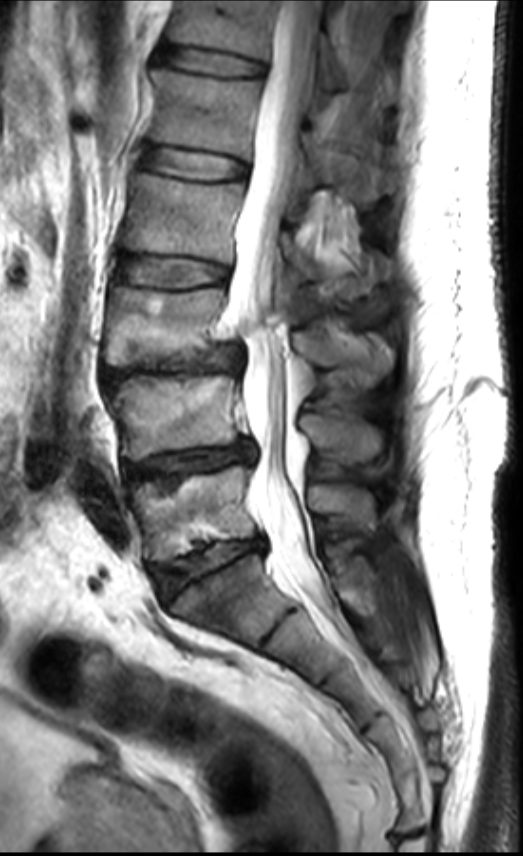
#> input picture Son/DB/images/img (1).png, 523 x 856 px
$ jupyter execute Onisleme.ipynb   (older library calls are emulated)
#> lines starting #> are read from the running program, lines starting #| are printed output that depends on the picture
# Problem Tanımı

Problem Tanımı: Omurga Disk Kayması Tespiti

Omurga disk kayması, omurgadaki disklerin yer değiştirmesi sonucu omurilik veya sinirlere baskı yaparak ağrı ve fonksiyon kaybına yol açan bir durumdur. Günümüzde, manyetik rezonans görüntüleme (MRI) gibi ileri görüntüleme teknikleri kullanılarak disk kayması tespiti yapılmaktadır. Ancak, bu tür görüntülerin incelenmesi oldukça zaman alıcıdır ve hata payı insan faktörüne bağlı olarak değişebilmektedir. Bu projede, MRI görüntüleri üzerinde otomatik segmentasyon teknikleri kullanılarak omurga disk kayması ve hasar tespiti yapmayı hedefliyoruz.

Bu projenin amacı, disk kaymasının hızlı ve doğru bir şekilde tespitini sağlayacak bir otomasyon sistemi geliştirmektir. Bu sistem, omurga bölgesindeki kaymış diskleri segmentasyon yoluyla işaretleyecek ve ardından potansiyel hastalıklı alanları tanımlayacaktır.

# Orjinal Resim

img (1).png adlı görüntüyü gri tonlamada yükler ve matplotlib kullanarak görseli ekrana gösterir.

[cell 1]
# Gerekli kütüphanelerin yüklenmesi
import cv2
import numpy as np
import matplotlib.pyplot as plt

# Tek bir görüntü yolu
image_path = "./DB/images/img (1).png"  # İşlemek istediğiniz görüntü

# Görüntüyü yükleme
image = cv2.imread(image_path, cv2.IMREAD_GRAYSCALE)  # Görüntüyü gri tonlamaya çevir
#> image is the input picture: shape (856, 523); min 0, max 255, mean 127.1

# Yüklenen görüntüyü kontrol et ve göster
if image is None:
    raise FileNotFoundError(f"Görüntü bulunamadı: {image_path}")
else:
    plt.imshow(image, cmap="gray")
    plt.title("Orijinal Görüntü: img (1)")
    plt.axis("off")
    plt.show()

# 	Normalizasyon: l1 norm, l2 norm, minmax norm

Bir gri tonlama görüntüsünü L1 norm, L2 norm ve Min-Max normalizasyon teknikleri ile işler ve her bir tekniğin sonucunu görselleştirir. Normalizasyon, görüntüdeki parlaklıkları dengeleyerek farklı analizler yapmayı kolaylaştırır.

[cell 2]
# Gerekli kütüphanelerin yüklenmesi
import cv2
import numpy as np
import matplotlib.pyplot as plt

# Görüntü yolu
image_path = "./DB/images/img (1).png"  # İşlemek istediğiniz görüntü

# Görüntüyü yükleme
image = cv2.imread(image_path, cv2.IMREAD_GRAYSCALE)  # Görüntüyü gri tonlamaya çevir

# Yüklenen görüntüyü kontrol et
if image is None:
    raise FileNotFoundError(f"Görüntü bulunamadı: {image_path}")

# L1 norm normalizasyonu
def l1_norm(image):
    norm = image / np.sum(np.abs(image))
    norm = norm - np.min(norm)  # Negatif değerleri kaldırmak için en küçük değeri çıkar
    norm = norm / np.max(norm)  # 0-1 aralığına getirmek için en büyük değere böl
    return (norm * 255).astype(np.uint8)

# L2 norm normalizasyonu
def l2_norm(image):
    norm = image / np.sqrt(np.sum(image**2))
    return (norm * 255).astype(np.uint8)

# Min-Max normalizasyonu
def minmax_norm(image):
    norm = (image - np.min(image)) / (np.max(image) - np.min(image))
    return (norm * 255).astype(np.uint8)

# Normalizasyon uygulamaları
l1_image = l1_norm(image)
l2_image = l2_norm(image)
minmax_image = minmax_norm(image)

# Görselleştirme
plt.figure(figsize=(15, 5))
plt.subplot(1, 3, 1)
plt.imshow(l1_image, cmap="gray")
plt.title("L1 Norm")
plt.axis("off")

plt.subplot(1, 3, 2)
plt.imshow(l2_image, cmap="gray")
plt.title("L2 Norm")
plt.axis("off")

plt.subplot(1, 3, 3)
plt.imshow(minmax_image, cmap="gray")
plt.title("Min-Max Norm")
plt.axis("off")
plt.show()

# Yumuşatma: Mean, Median, AdaptifMed

Normalizasyon Sonuçları:

L1 Norm: Görüntüdeki piksellerin mutlak değerlerinin toplamına göre normalizasyon yapılır ve 0-255 aralığında görselleştirilir.
L2 Norm: Görüntüdeki piksellerin karesinin karekökü ile normalizasyon yapılır ve 0-255 aralığında görselleştirilir.
Min-Max Norm: Görüntüdeki piksellerin minimum ve maksimum değerlerine göre normalizasyon yapılır ve 0-255 aralığında görselleştirilir.

Yumuşatma Sonuçları:

Mean Filter (Ortalama Filtresi): Görüntüdeki her piksel, etrafındaki belirli bir alandaki piksellerin ortalaması ile değiştirilir.
Median Filter (Medyan Filtresi): Her pikselin değeri, etrafındaki belirli bir alandaki piksellerin medyanı ile değiştirilir.
Adaptive Median Filter (Adaptif Medyan Filtresi): Her pikselin değeri, etrafındaki piksellerin adaptif medyan filtresi ile değiştirilir, bu yöntem daha esnek ve gürültüye dayanıklıdır.

[cell 3]
# Gerekli kütüphanelerin yüklenmesi
import cv2
import numpy as np
import matplotlib.pyplot as plt
from skimage.filters import rank
from skimage.morphology import disk

# Görüntü yolu
image_path = "./DB/images/img (1).png"  # İşlemek istediğiniz görüntü

# Görüntüyü yükleme
image = cv2.imread(image_path, cv2.IMREAD_GRAYSCALE)  # Görüntüyü gri tonlamaya çevir

# Yüklenen görüntüyü kontrol et
if image is None:
    raise FileNotFoundError(f"Görüntü bulunamadı: {image_path}")

# L1 norm normalizasyonu
def l1_norm(image):
    norm = image / np.sum(np.abs(image))
    norm = norm - np.min(norm)  # Negatif değerleri kaldırmak için en küçük değeri çıkar
    norm = norm / np.max(norm)  # 0-1 aralığına getirmek için en büyük değere böl
    return (norm * 255).astype(np.uint8)

# L2 norm normalizasyonu
def l2_norm(image):
    norm = image / np.sqrt(np.sum(image**2))
    return (norm * 255).astype(np.uint8)

# Min-Max normalizasyonu
def minmax_norm(image):
    norm = (image - np.min(image)) / (np.max(image) - np.min(image))
    return (norm * 255).astype(np.uint8)

# Ortalama filtresi (Mean)
def mean_filter(image, kernel_size=3):
#> called with kernel_size = 3
    return cv2.blur(image, (kernel_size, kernel_size))

# Median filtre
def median_filter(image, kernel_size=3):
#> called with kernel_size = 3
    return cv2.medianBlur(image, kernel_size)

# Adaptif Median filtre
def adaptive_median_filter(image, disk_size=5):
#> called with disk_size = 5
    return rank.median(image, disk(disk_size))

# Normalizasyon uygulamaları
l1_image = l1_norm(image)
l2_image = l2_norm(image)
minmax_image = minmax_norm(image)

# Yumuşatma uygulamaları
mean_image = mean_filter(image)
median_image = median_filter(image)
adaptive_median_image = adaptive_median_filter(image)

# Görselleştirme: Normalizasyon sonuçları
plt.figure(figsize=(15, 5))
plt.subplot(1, 3, 1)
plt.imshow(l1_image, cmap="gray")
plt.title("L1 Norm")
plt.axis("off")

plt.subplot(1, 3, 2)
plt.imshow(l2_image, cmap="gray")
plt.title("L2 Norm")
plt.axis("off")

plt.subplot(1, 3, 3)
plt.imshow(minmax_image, cmap="gray")
plt.title("Min-Max Norm")
plt.axis("off")
plt.show()

# Görselleştirme: Yumuşatma sonuçları
plt.figure(figsize=(15, 5))
plt.subplot(1, 3, 1)
plt.imshow(mean_image, cmap="gray")
plt.title("Mean Filter")
plt.axis("off")

plt.subplot(1, 3, 2)
plt.imshow(median_image, cmap="gray")
plt.title("Median Filter")
plt.axis("off")

plt.subplot(1, 3, 3)
plt.imshow(adaptive_median_image, cmap="gray")
plt.title("Adaptive Median Filter")
plt.axis("off")
plt.show()

# Keskinleştirme: Görüntü + Kenar (Sobel, Canny, Laplacian, Entropi, Range, Std)

Kullanılan Yöntemler:

Sobel Edge Detection:

Sobel operatörü, görüntüdeki kenarları belirlemek için kullanılan bir diferansiyasyon filtresidir. Bu kodda hem yatay (sobelx) hem de dikey (sobely) yönlerde Sobel operatörü uygulanır ve her iki yönün karelerinin toplamı alınarak kenarların belirginleştirilmesi sağlanır.

Canny Edge Detection:

Canny kenar algılama, çok adımlı bir algoritmadır. Gürültü azaltma, gradyan hesaplamaları ve kenar tespiti için eşik değerleri kullanılır. Bu kodda, threshold1 ve threshold2 parametreleri ile Canny kenar keskinleştirme uygulanır.

Sharpened Multi-Scale Laplacian:

Laplacian, görüntüdeki ikinci türev bilgisini kullanarak kenarları ve detayları vurgular. Bu yöntem, çeşitli çekirdek boyutları ile Laplacian uygulanarak sonuçlar birleştirilir. Ardından, "unsharp masking" tekniği kullanılarak kenarların daha belirgin hale getirilmesi sağlanır.

[cell 4]
# Gerekli kütüphanelerin yüklenmesi
import cv2
import numpy as np
import matplotlib.pyplot as plt

# Görüntü yolu
image_path = "./DB/images/img (1).png"  # İşlemek istediğiniz görüntü

# Görüntüyü yükleme
image = cv2.imread(image_path, cv2.IMREAD_GRAYSCALE)  # Görüntüyü gri tonlamaya çevir

# Yüklenen görüntüyü kontrol et
if image is None:
    raise FileNotFoundError(f"Görüntü bulunamadı: {image_path}")

# Sobel kenar keskinleştirme
def sobel_edge(image):
    sobelx = cv2.Sobel(image, cv2.CV_64F, 1, 0, ksize=3)
    sobely = cv2.Sobel(image, cv2.CV_64F, 0, 1, ksize=3)
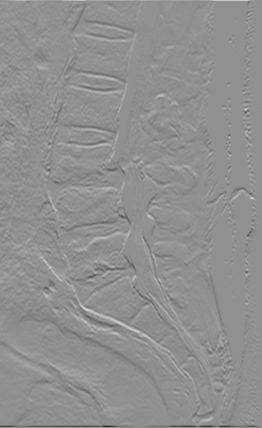
#> sobely: shape (856, 523) float64 (shown at 1/2 size); min -755, max 580, mean -0.7; drawn with min black and max white
    sobel = np.sqrt(sobelx**2 + sobely**2)
    return np.clip(sobel, 0, 255).astype(np.uint8)

# Canny kenar keskinleştirme
def canny_edge(image, threshold1=50, threshold2=150):
#> called with threshold1 = 50, threshold2 = 150
    return cv2.Canny(image, threshold1, threshold2)
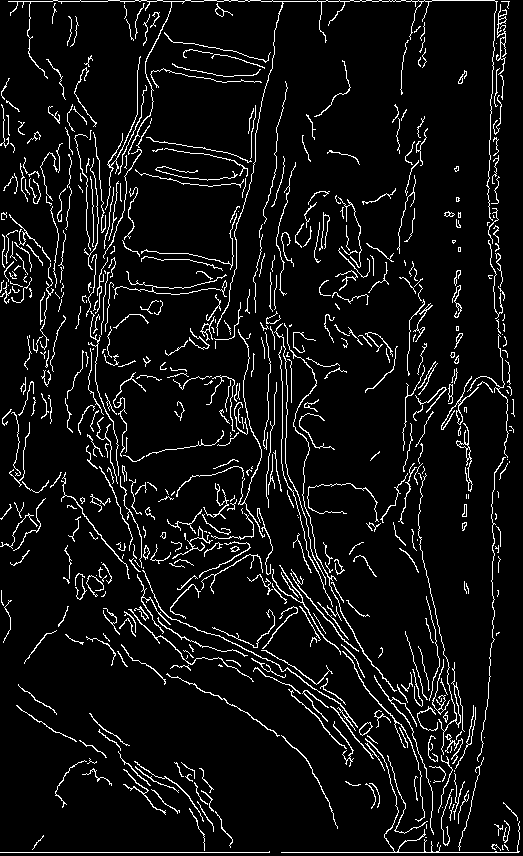
#> returned value: shape (856, 523); 6.9% white in thin lines or dots

# Laplacian kenar keskinleştirme (Sharpened Multi-Scale Laplacian)
def sharpened_multi_scale_laplacian(image):
    # Gürültü azaltma
    smoothed_image = cv2.medianBlur(image, 3)

    # Laplacian işlemleri farklı çekirdek boyutlarıyla
    laplacian_ksize3 = cv2.Laplacian(smoothed_image, cv2.CV_64F, ksize=3)
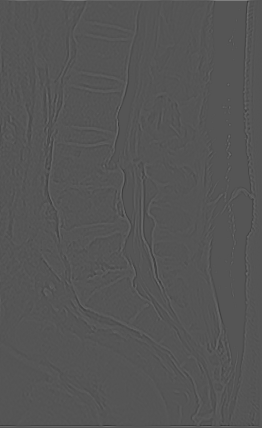
#> laplacian_ksize3: shape (856, 523) float64 (shown at 1/2 size); min -582, max 1160, mean 0.3; drawn with min black and max white
    laplacian_ksize5 = cv2.Laplacian(smoothed_image, cv2.CV_64F, ksize=5)
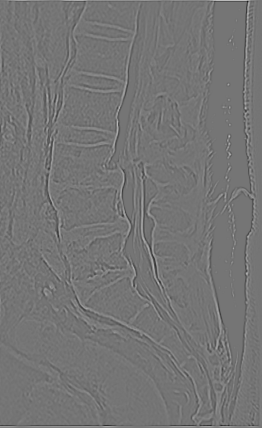
#> laplacian_ksize5: shape (856, 523) float64 (shown at 1/2 size); min -3938, max 4640, mean 1.2; drawn with min black and max white

    # Sonuçları birleştir
    combined_laplacian = cv2.addWeighted(np.abs(laplacian_ksize3), 0.5,
                                         np.abs(laplacian_ksize5), 0.5, 0)

    # Normalize et ve uint8 formata dönüştür
    combined_laplacian = cv2.normalize(combined_laplacian, None, 0, 255, cv2.NORM_MINMAX).astype(np.uint8)

    # Kenarların daha belirgin hale getirilmesi (unsharp masking)
    blurred = cv2.GaussianBlur(combined_laplacian, (5, 5), 0)
    sharpened_laplacian = cv2.addWeighted(combined_laplacian, 1.5, blurred, -0.5, 0)

    return sharpened_laplacian

# Keskinleştirme uygulamaları
sobel_image = sobel_edge(image)
canny_image = canny_edge(image)
laplacian_image = sharpened_multi_scale_laplacian(image)  # Güncellenen Laplacian kısmı

# Görselleştirme
plt.figure(figsize=(15, 5))
plt.subplot(1, 3, 1)
plt.imshow(sobel_image, cmap="gray")
plt.title("Sobel Edge")
plt.axis("off")

plt.subplot(1, 3, 2)
plt.imshow(canny_image, cmap="gray")
plt.title("Canny Edge")
plt.axis("off")

plt.subplot(1, 3, 3)
plt.imshow(laplacian_image, cmap="gray")
plt.title("Sharpened Multi-Scale Laplacian")
plt.axis("off")
plt.show()

# 	Dönüşümler: Parlaklık, zıtlık, gamma, histeq

Uygulanan Dönüşümler:

Parlaklık Arttırma:

Görüntüdeki her pikselin değeri, bir factor ile çarpılır. Bu faktör genellikle 1.2 gibi bir değere ayarlanır, bu da parlaklığın artırılmasına yol açar. Sonuç, 0-255 aralığına sıkıştırılır.

Zıtlık Arttırma:

Görüntüdeki her pikselin değeri, görüntünün ortalama parlaklık seviyesinden (mean) uzaklığını artıracak şekilde ayarlanır. Bu işlem, görüntüdeki kontrastı artırır.

Gamma Dönüşümü:

gamma değeri ile yapılan bu dönüşüm, görüntüdeki parlaklıkları daha fazla veya daha az hassas şekilde değiştirebilir. Gamma değeri 1'den büyükse, görüntü daha karanlık, küçükse daha parlak olur.

Histogram Eşitleme:

Görüntüdeki piksel değerlerinin dağılımını düzleştirerek daha dengeli bir kontrast sağlar. Bu işlem, düşük kontrastlı görüntülerde daha iyi görsel sonuçlar elde edilmesine yardımcı olur.

[cell 5]
# Gerekli kütüphanelerin yüklenmesi
import cv2
import numpy as np
import matplotlib.pyplot as plt

# Görüntü yolu
image_path = "./DB/images/img (1).png"  # İşlemek istediğiniz görüntü

# Görüntüyü yükleme
image = cv2.imread(image_path, cv2.IMREAD_GRAYSCALE)  # Görüntüyü gri tonlamaya çevir

# Yüklenen görüntüyü kontrol et
if image is None:
    raise FileNotFoundError(f"Görüntü bulunamadı: {image_path}")

# Parlaklık artırma
def adjust_brightness(image, factor=1.2):
#> called with factor = 1.2
    return np.clip(image * factor, 0, 255).astype(np.uint8)
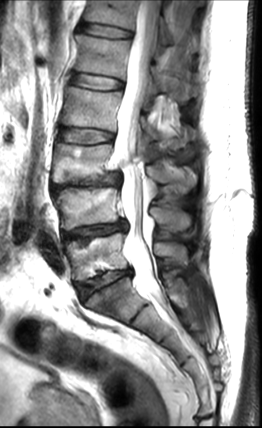
#> returned value: shape (856, 523) (shown at 1/2 size); min 0, max 255, mean 144.8

# Zıtlık artırma
def adjust_contrast(image, factor=1.2):
#> called with factor = 1.2
    mean = np.mean(image)
#> mean = 127.1
    return np.clip((1 + factor) * (image - mean) + mean, 0, 255).astype(np.uint8)
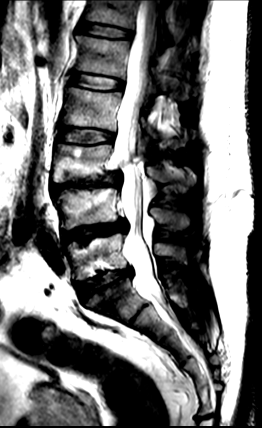
#> returned value: shape (856, 523) (shown at 1/2 size); min 0, max 255, mean 116.5

# Gamma dönüşümü
def gamma_correction(image, gamma=2.2):
#> called with gamma = 2.2
    inv_gamma = 1.0 / gamma
    return np.clip(255 * ((image / 255) ** inv_gamma), 0, 255).astype(np.uint8)
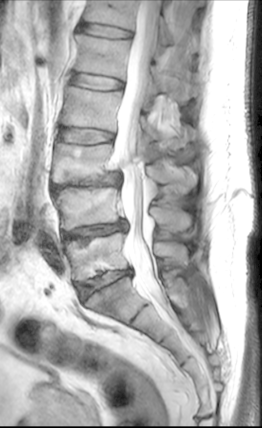
#> returned value: shape (856, 523) (shown at 1/2 size); min 0, max 255, mean 175.7

# Histogram eşitleme
def histogram_equalization(image):
    return cv2.equalizeHist(image)

# Dönüşüm uygulamaları
brightness_image = adjust_brightness(image)
contrast_image = adjust_contrast(image)
gamma_image = gamma_correction(image)
histeq_image = histogram_equalization(image)

# Görselleştirme
plt.figure(figsize=(20, 5))
plt.subplot(1, 4, 1)
plt.imshow(brightness_image, cmap="gray")
plt.title("Brightness Adjustment")
plt.axis("off")

plt.subplot(1, 4, 2)
plt.imshow(contrast_image, cmap="gray")
plt.title("Contrast Adjustment")
plt.axis("off")

plt.subplot(1, 4, 3)
plt.imshow(gamma_image, cmap="gray")
plt.title("Gamma Correction")
plt.axis("off")

plt.subplot(1, 4, 4)
plt.imshow(histeq_image, cmap="gray")
plt.title("Histogram Equalization")
plt.axis("off")
plt.show()

# Pipeline 1 , Pipeline 2 , Pipeline 3 ...

Verilen gri tonlama görüntüsü üzerinde farklı görüntü işleme pipeline'ları (işleme akışları) uygulayarak her bir pipeline için sonuçları görselleştirir ve Shannon entropisini hesaplar. Her pipeline, belirli bir dizi işleme adımından geçer ve sonuç, her adımın etkilerini yansıtır.

Pipeline'lar:

Pipeline 1: L1 norm normalizasyonu, median filtreleme, histogram eşitleme.

Pipeline 2: Min-Max normalizasyonu, ortalama filtreleme, gamma düzeltme.

Pipeline 3: L2 norm normalizasyonu, adaptif median filtreleme, parlaklık artırma.

Pipeline 4: Min-Max normalizasyonu, median filtreleme, kontrast artırma.

Pipeline 5: L1 norm normalizasyonu, Sobel kenar algılama, histogram eşitleme.

Pipeline 6: Min-Max normalizasyonu, Canny kenar algılama, gamma düzeltme.

Pipeline 7: L2 norm normalizasyonu, çok ölçekli Laplacian kenar keskinleştirme, parlaklık artırma.

Shannon Entropisi:

Shannon Entropisi, bir görüntüdeki bilgi miktarını ölçen bir değer olup, görüntüdeki düzensizliği ve karmaşıklığı yansıtır. Yüksek entropi değeri, daha karmaşık ve çeşitli bir görüntüyü gösterir. Düşük entropi, daha homojen ve basit bir görüntüyü işaret eder.

[cell 6]
# Gerekli kütüphanelerin yüklenmesi
import cv2
import numpy as np
import matplotlib.pyplot as plt
from skimage.measure import shannon_entropy

# Görüntü yolu
image_path = "./DB/images/img (1).png"  # İşlemek istediğiniz görüntü

# Görüntüyü yükleme
image = cv2.imread(image_path, cv2.IMREAD_GRAYSCALE)  # Görüntüyü gri tonlamaya çevir

# Yüklenen görüntüyü kontrol et
if image is None:
    raise FileNotFoundError(f"Görüntü bulunamadı: {image_path}")

# Gerekli fonksiyonlar
def l1_norm(image):
    norm = image / np.sum(np.abs(image))
    norm = norm - np.min(norm)
    norm = norm / np.max(norm)
    return (norm * 255).astype(np.uint8)

def minmax_norm(image):
    norm = (image - np.min(image)) / (np.max(image) - np.min(image))
    return (norm * 255).astype(np.uint8)

def l2_norm(image):
    norm = image / np.sqrt(np.sum(image**2))
    return (norm * 255).astype(np.uint8)

def mean_filter(image, kernel_size=3):
    return cv2.blur(image, (kernel_size, kernel_size))

def median_filter(image, kernel_size=3):
    return cv2.medianBlur(image, kernel_size)

def adaptive_median_filter(image, disk_size=5):
    from skimage.filters import rank
    from skimage.morphology import disk
    return rank.median(image, disk(disk_size))

def gamma_correction(image, gamma=2.2):
    inv_gamma = 1.0 / gamma
    return np.clip(255 * ((image / 255) ** inv_gamma), 0, 255).astype(np.uint8)

def histogram_equalization(image):
    return cv2.equalizeHist(image)

def adjust_brightness(image, factor=1.2):
    return np.clip(image * factor, 0, 255).astype(np.uint8)

def adjust_contrast(image, factor=1.2):
    mean = np.mean(image)
    return np.clip((1 + factor) * (image - mean) + mean, 0, 255).astype(np.uint8)

def sobel_edge(image):
    sobelx = cv2.Sobel(image, cv2.CV_64F, 1, 0, ksize=3)
    sobely = cv2.Sobel(image, cv2.CV_64F, 0, 1, ksize=3)
    sobel = np.sqrt(sobelx**2 + sobely**2)
    return np.clip(sobel, 0, 255).astype(np.uint8)

def canny_edge(image, threshold1=50, threshold2=150):
    return cv2.Canny(image, threshold1, threshold2)

def sharpened_multi_scale_laplacian(image):
    # Gürültü azaltma
    smoothed_image = cv2.medianBlur(image, 3)

    # Laplacian işlemleri farklı çekirdek boyutlarıyla
    laplacian_ksize3 = cv2.Laplacian(smoothed_image, cv2.CV_64F, ksize=3)
    laplacian_ksize5 = cv2.Laplacian(smoothed_image, cv2.CV_64F, ksize=5)

    # Sonuçları birleştir
    combined_laplacian = cv2.addWeighted(np.abs(laplacian_ksize3), 0.5,
                                         np.abs(laplacian_ksize5), 0.5, 0)

    # Normalize et ve uint8 formata dönüştür
    combined_laplacian = cv2.normalize(combined_laplacian, None, 0, 255, cv2.NORM_MINMAX).astype(np.uint8)

    # Kenarların daha belirgin hale getirilmesi (unsharp masking)
    blurred = cv2.GaussianBlur(combined_laplacian, (5, 5), 0)
    sharpened_laplacian = cv2.addWeighted(combined_laplacian, 1.5, blurred, -0.5, 0)

    return sharpened_laplacian

# Pipeline tanımları
def pipeline1(image):
    normalized = l1_norm(image)
    smoothed = median_filter(normalized)
    transformed = histogram_equalization(smoothed)
    return transformed

def pipeline2(image):
    normalized = minmax_norm(image)
    smoothed = mean_filter(normalized)
    transformed = gamma_correction(smoothed, gamma=1.8)
    return transformed

def pipeline3(image):
    normalized = l2_norm(image)
    smoothed = adaptive_median_filter(normalized)
    transformed = adjust_brightness(smoothed, factor=1.2)
    return transformed

def pipeline4(image):
    normalized = minmax_norm(image)
    smoothed = median_filter(normalized)
    transformed = adjust_contrast(smoothed, factor=1.5)
    return transformed

def pipeline5(image):
    normalized = l1_norm(image)
    edges = sobel_edge(normalized)
    transformed = histogram_equalization(edges)
    return transformed

def pipeline6(image):
    normalized = minmax_norm(image)
    edges = canny_edge(normalized)
    transformed = gamma_correction(edges, gamma=2.2)
    return transformed

def pipeline7(image):
    normalized = l2_norm(image)
    edges = sharpened_multi_scale_laplacian(normalized)  # Güncellenen kısım
    transformed = adjust_brightness(edges, factor=1.3)
    return transformed

# Pipeline listesi
pipelines = [
    ("Pipeline 1", pipeline1),
    ("Pipeline 2", pipeline2),
    ("Pipeline 3", pipeline3),
    ("Pipeline 4", pipeline4),
    ("Pipeline 5", pipeline5),
    ("Pipeline 6", pipeline6),
    ("Pipeline 7", pipeline7),
]

# Pipeline sonuçlarını görselleştirme ve Shannon Entropisi hesaplama
plt.figure(figsize=(20, 10))

for i, (name, pipeline) in enumerate(pipelines, 1):
    # Pipeline'ı uygula
    result = pipeline(image)
    # Shannon Entropisi hesapla
    entropy = shannon_entropy(result)
    # Görüntüyü görselleştir
    plt.subplot(2, 4, i)
    plt.imshow(result, cmap="gray")
    plt.title(f"{name}\nShannon Entropy: {entropy:.2f}")
    plt.axis("off")
#> this loop made 7 passes
#> entropy on passes 1, 2, 3, 5, 6, 7: 7.32, 7.27, 3.35, 6.59, 0.362, 4.32
#> pass 3, in pipeline3, `smoothed = adaptive_median_filter(normalized)`:
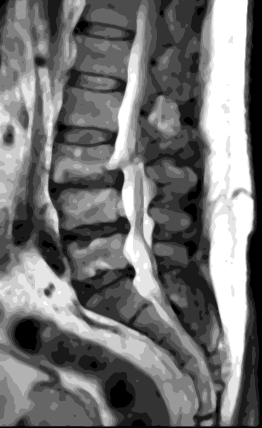
#> smoothed: shape (856, 523) (shown at 1/2 size); min 0, max 10, mean 4.56; drawn with min black and max white
#> after the loop:
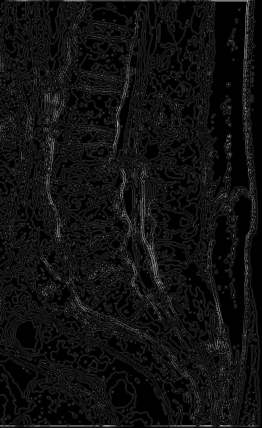
#> result: shape (856, 523) (shown at 1/2 size); min 0, max 255, mean 15.9

plt.tight_layout()
plt.show()
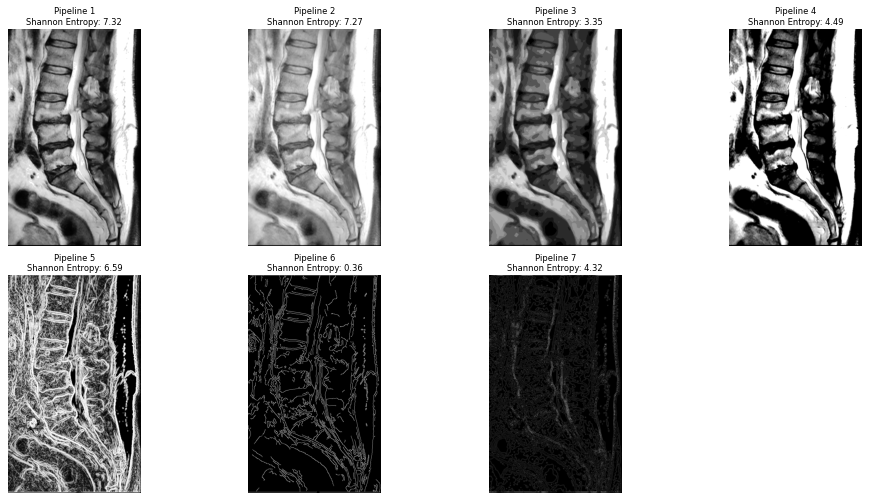
#> figure drawn by matplotlib, 7 panels

# En iyi Pipeline , Shannon Entropisi

Farklı pipeline'ların sonuçlarını ve her birinin Shannon entropisi değerlerini hesaplar, ardından entropi değerlerine göre sıralama yapar ve en düşük entropi değerine sahip pipeline'ı seçer. En iyi pipeline'ın sonucu, görselleştirilir ve detaylı çıktı olarak yazdırılır.

Çıktı:

En İyi Pipeline: En düşük Shannon entropisi değeri ile elde edilen pipeline, görselleştirilmiş olarak gösterilir.
Shannon Entropisi: Bu pipeline'ın Shannon entropisi değeri, ekranda görüntülenir.

[cell 7]
# Pipeline sonuçları ve entropileri
results = []
for name, pipeline in pipelines:
    result = pipeline(image)  # Pipeline'ı uygula
    entropy = shannon_entropy(result)  # Entropi hesapla
    results.append((name, result, entropy))  # Sonuçları kaydet
#> after the loop, results = 7 items

# Entropiye göre sıralama (en düşük Shannon entropisi en iyisi)
results = sorted(results, key=lambda x: x[2])

# En iyi pipeline'ı seçme
best_pipeline_name, best_result, best_entropy = results[0]
#> best_pipeline_name = 'Pipeline 6'; best_entropy = 0.362

# Sonuçları görselleştirme
plt.figure(figsize=(10, 5))
plt.imshow(best_result, cmap="gray")
plt.title(f"En İyi Pipeline: {best_pipeline_name}\nShannon Entropisi: {best_entropy:.2f}")
plt.axis("off")
plt.show()

# Detaylı çıktı
print(f"En İyi Pipeline: {best_pipeline_name}")
#| En İyi Pipeline: Pipeline 6
print(f"Shannon Entropisi: {best_entropy:.2f}")
#| Shannon Entropisi: 0.36
